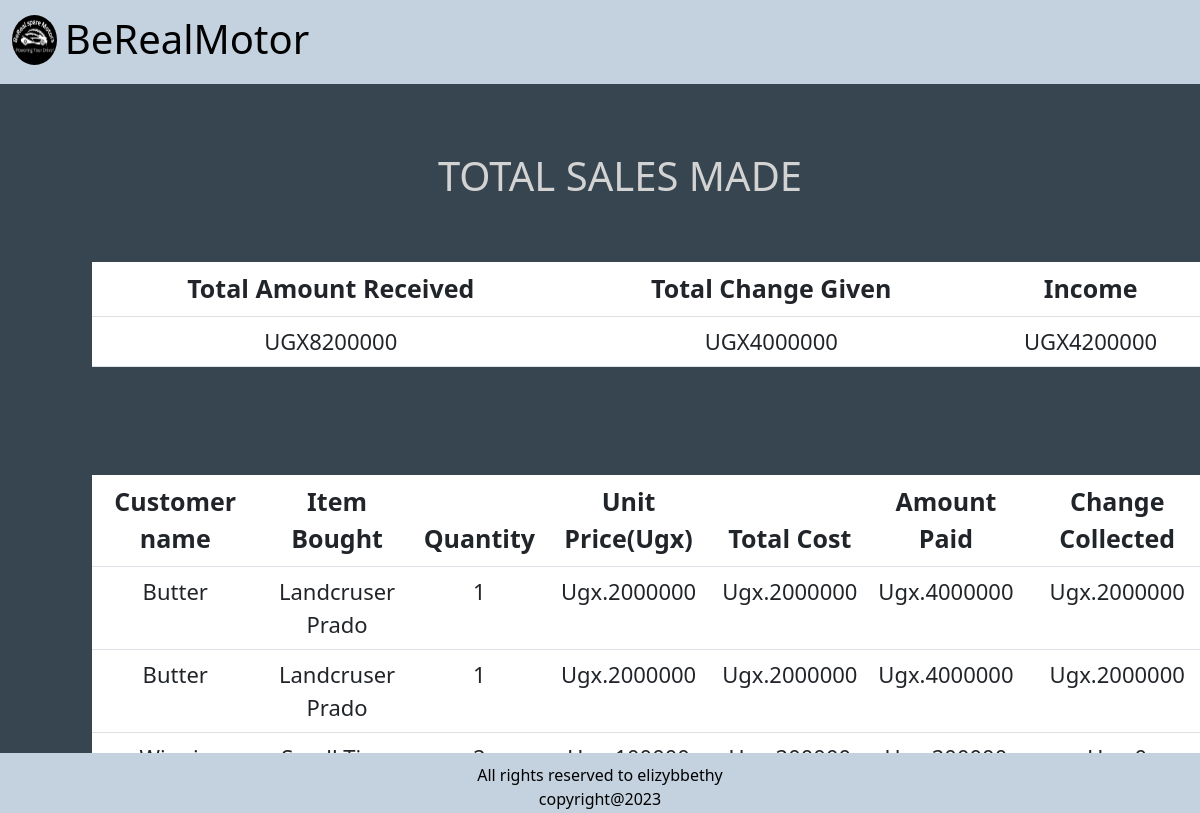
/all_sales/, run on the app's committed database.
### SpareApp/models.py (models this page shows, shortened)
class Sale(models.Model):
    part = models.ForeignKey(Product, on_delete=models.CASCADE, null=False, blank=False)
    quantity = models.IntegerField(default=0,null=False,blank=False)
    amount_received = models.IntegerField(default=0, null=False, blank=False)
    issued_to = models.CharField(max_length=100, null=True, blank=False)
    phone = models.CharField(max_length=30, null=True, blank=False)
    branch = models.CharField(max_length=50, null=True, blank=False)
    def get_total(self):
        total = self.quantity * self.part.unit_price
        return int(total)
    def get_change(self):
        change = self.get_total() - self.amount_received
        return abs(int(change))

class Product(models.Model):
    Category_name = models.ForeignKey(
        Category, on_delete=models.CASCADE, null=False, blank=False
    )
    part_name = models.CharField(max_length=50, null=False, blank=False)
    arrival_date = models.DateTimeField(default=timezone.now, null=False,blank=False)
    received_quantity = models.IntegerField(default=0, null=False,blank=False)
    issued_quantity= models.IntegerField(default=0, null=False,blank=False)
    total_quantity = models.IntegerField(default=0, null=False, blank=False)
    unit_price = models.IntegerField(default=0, null=True, blank=False)
    country_of_origin = models.CharField(max_length=50, null=True, blank=False)
    branch_name = models.CharField(max_length=50, null=True, blank=False)
    part_number = models.IntegerField(default=0,null=False,blank=False)
    def __str__(self):
        return self.part_name

### SpareApp/views.py (the view)
# urls.py: path('all_sales/', views.all_sales, name='all_sales'),
def all_sales(request):
    sales = Sale.objects.all()
    total = sum([items.amount_received for items in sales])
    change = sum([items.get_change() for items in sales])
    net = total - change
    return render(request, 'spare/all_sales.html',{'sales':sales, 'total':total, 'change':change,'net':net})

### templates/spare/all_sales.html (shortened to what this page needs)
{% extends 'spare/base.html'%} {% block content%}
<br></br>
<div class = "container">
<h1 class = "text-center" id="heading">TOTAL SALES MADE</h1><br>
  <table class="table" id="table">
    <thead class="thead-dark">
      <tr style="text-align: center;">
        <th scope="col">Total Amount Received</th>
        <th scope="col">Total Change Given</th>
        <th scope="col">Income</th>
      </tr>
    </thead>
    <tbody>
      <tr style="text-align: center;">
        <td>UGX{{total}}</td>
        <td>UGX{{change}}</td>
        <td>UGX{{net}}</td>
      </tr>
    </tbody>
  </table>
</div>
<br></br>
<div class = "container">
  <table class="table" id="table">
    <thead class="thead-dark">
      <tr style="text-align: center;">
        <th scope="col">Customer name</th>
        <th scope="col">Item Bought</th>
        <th scope="col">Quantity</th>
        <th scope="col">Unit Price(Ugx)</th>
        <th scope="col">Total Cost</th>
        <th scope="col">Amount Paid</th>
        <th scope="col">Change Collected</th>
      </tr>
    </thead>
    {% for sale in sales %}
    <tbody>
      <tr style="text-align: center;">
        <td>{{sale.issued_to | title}}</td>
        <td>{{sale.part | title}}</td>
        <td>{{sale.quantity}}</td>
        <td>Ugx.{{sale.part.unit_price}}</td>
        <td>Ugx.{{sale.get_total}}</td>
        <td>Ugx.{{sale.amount_received}}</td>
        <td>Ugx.{{sale.get_change}}</td>
      </tr>
    </tbody>
    {% endfor %}
  </table>
</div>
{% endblock%}

### SpareApp/static/css/base.css (style rules this page uses)
body { background-color: #36454F; overflow-x: hidden; }
.container { margin: 20px 50px; }
th { font-size: 25px; }
td { font-size: 22px; }
#heading { color: #D3D3D3; }
#table { margin: 30px 30px; padding: 50px; width: 100%; border-spacing: 40px; }

### SpareApp/static/css/receipt.css (style rules this page uses)
.final_receipt, td { margin: 100px; padding: 50px; text-align: center; }

### data on the page
Sale: issued_to "Butter", part "Landcruser Prado", quantity "1", part.unit_price "2000000", get_total "2000000", amount_received "4000000", get_change "2000000"
Sale: issued_to "Butter", part "Landcruser Prado", quantity "1", part.unit_price "2000000", get_total "2000000", amount_received "4000000", get_change "2000000"

### other printed values
{{ total }} "8200000"
{{ change }} "4000000"
{{ net }} "4200000"
